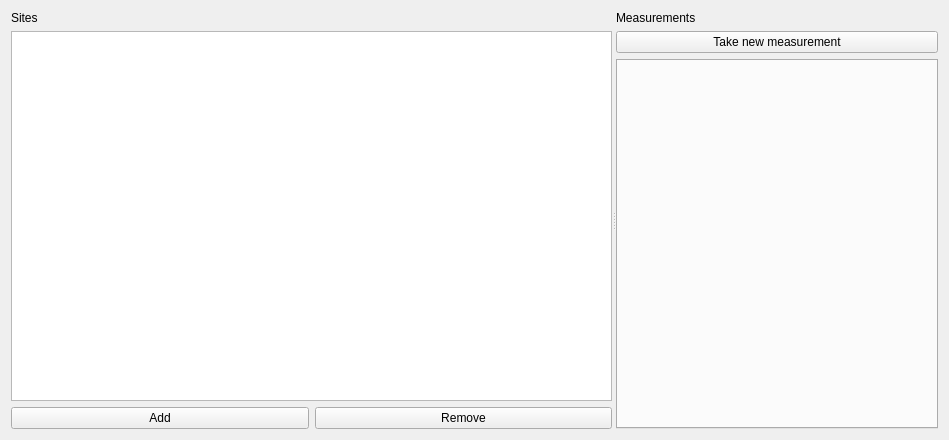
<?xml version="1.0" encoding="UTF-8"?>
<ui version="4.0">
 <class>rootenclosure</class>
 <widget class="QWidget" name="rootenclosure">
  <property name="geometry">
   <rect>
    <x>0</x>
    <y>0</y>
    <width>949</width>
    <height>440</height>
   </rect>
  </property>
  <layout class="QHBoxLayout" name="rootLayout">
   <item>
    <widget class="QSplitter" name="URCScience">
     <property name="windowTitle">
      <string>Form</string>
     </property>
     <property name="orientation">
      <enum>Qt::Horizontal</enum>
     </property>
     <widget class="QWidget" name="layoutWidget">
      <layout class="QVBoxLayout" name="verticalLayout">
       <item>
        <widget class="QLabel" name="label">
         <property name="text">
          <string>Sites</string>
         </property>
        </widget>
       </item>
       <item>
        <widget class="QListView" name="listView">
         <property name="sizePolicy">
          <sizepolicy hsizetype="Minimum" vsizetype="Minimum">
           <horstretch>0</horstretch>
           <verstretch>9</verstretch>
          </sizepolicy>
         </property>
        </widget>
       </item>
       <item>
        <layout class="QHBoxLayout" name="horizontalLayout">
         <property name="sizeConstraint">
          <enum>QLayout::SetMinimumSize</enum>
         </property>
         <item>
          <widget class="QPushButton" name="pushButton">
           <property name="text">
            <string>Add</string>
           </property>
          </widget>
         </item>
         <item>
          <widget class="QPushButton" name="pushButton_2">
           <property name="text">
            <string>Remove</string>
           </property>
          </widget>
         </item>
        </layout>
       </item>
      </layout>
     </widget>
     <widget class="QWidget" name="layoutWidget">
      <layout class="QVBoxLayout" name="verticalLayout_2">
       <item>
        <widget class="QLabel" name="label_2">
         <property name="text">
          <string>Measurements</string>
         </property>
        </widget>
       </item>
       <item>
        <widget class="QPushButton" name="pushButton_3">
         <property name="text">
          <string>Take new measurement</string>
         </property>
        </widget>
       </item>
       <item>
        <widget class="QTabWidget" name="tabWidget">
         <property name="sizePolicy">
          <sizepolicy hsizetype="Preferred" vsizetype="Preferred">
           <horstretch>2</horstretch>
           <verstretch>2</verstretch>
          </sizepolicy>
         </property>
         <property name="currentIndex">
          <number>-1</number>
         </property>
         <property name="tabsClosable">
          <bool>false</bool>
         </property>
        </widget>
       </item>
      </layout>
     </widget>
    </widget>
   </item>
  </layout>
 </widget>
 <resources/>
 <connections/>
 <slots>
  <signal>refresh()</signal>
  <slot>addSelected()</slot>
  <slot>removeSelected()</slot>
  <slot>refreshDo()</slot>
  <slot>addNewMeasurement()</slot>
 </slots>
</ui>
